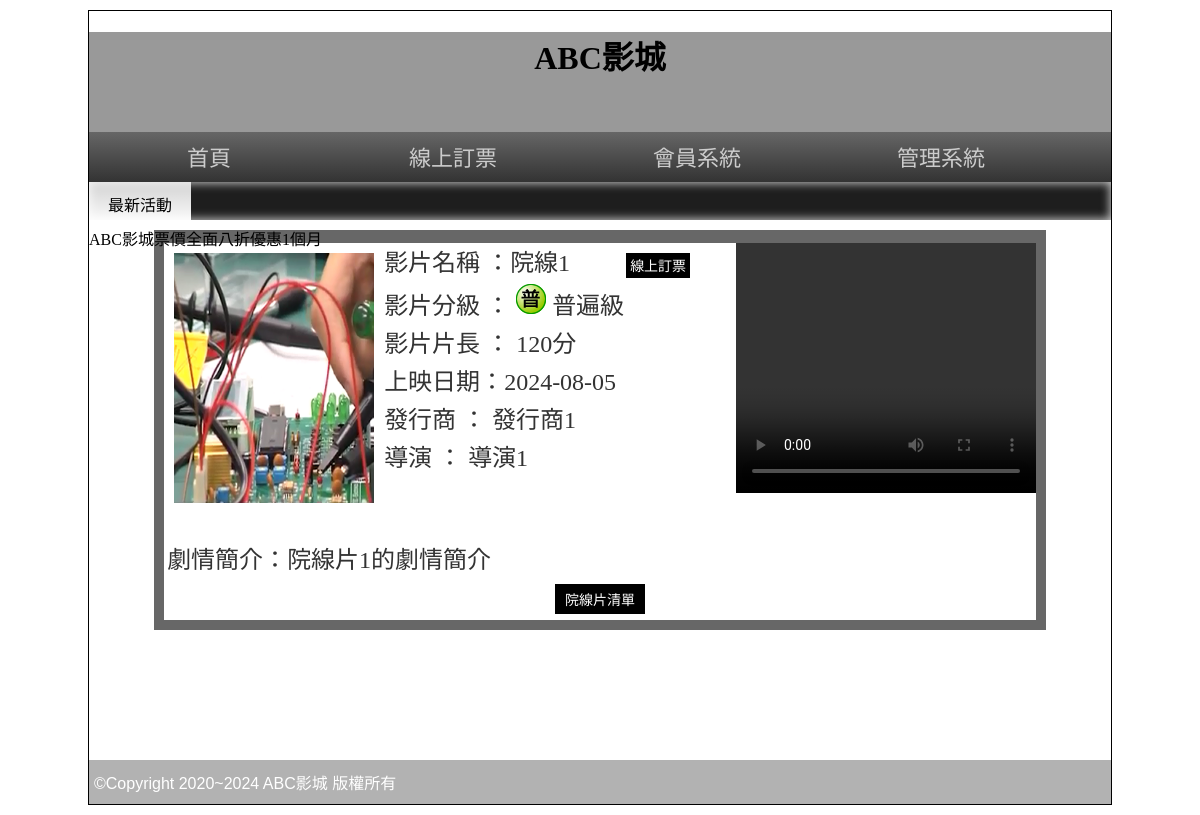
The page /?do=intro&id=1 on the database its author committed.
### tables this page shows
CREATE TABLE `movies` (
  `id` int(10) UNSIGNED NOT NULL,
  `name` text NOT NULL,
  `level` int(1) NOT NULL,
  `length` int(10) NOT NULL,
  `ondate` date NOT NULL,
  `publish` text NOT NULL,
  `director` text NOT NULL,
  `trailer` text NOT NULL,
  `poster` text NOT NULL,
  `intro` text NOT NULL,
  `sh` int(1) NOT NULL,
  `rank` int(10) NOT NULL
);

### api/base.php (called while the page is built, shortened)
<?php
$level = [
    '1' => '普遍級',
    '2' => '保護級',
    '3' => '輔導級',
    '4' => '限制級',
];
class DB
{
    protected $table;
    protected $dsn = "mysql:host=localhost;charset=utf8;dbname=db06";
    protected $pdo;
    public function __construct($table)
    {
        $this->table = $table;
        $this->pdo = new PDO($this->dsn, 'root', '');
    }
    public function find($arg)
    {
        $sql = "select * from `$this->table` ";
        if (is_array($arg)) {
            $tmp = $this->a2s($arg);
            $sql .= " where " . join(" && ", $tmp);
        } else {
            $sql .= " where `id`='$arg'";
        }
        return $this->pdo->query($sql)->fetch(PDO::FETCH_ASSOC);
    }
}
$Movie = new DB("movies");

### front/intro.php (the view)
<?php
$movie = $Movie->find($_GET['id']);
?>
<div class="tab rb" style="width:87%;">
  <div style="background:#FFF; width:100%; color:#333; text-align:left">
    <video src="images/<?= $movie['trailer']; ?>" width="300px" height="250px" controls="" style="float:right;"></video>
    <font style="font-size:24px"> <img src="images/<?= $movie['poster']; ?>" width="200px" height="250px" style="margin:10px; float:left">
      <p style="margin:3px">影片名稱 ：<?= $movie['name']; ?>
        <input type="button" value="線上訂票" onclick="location.href='?do=order&id=<?= $movie['id']; ?>'" style="margin-left:50px; padding:2px 4px" class="b2_btu">
      </p>
      <p style="margin:3px">影片分級 ： <img src="icon/03C0<?= $movie['level']; ?>.png" style="display:inline-block;">
        <?= $level[$movie['level']]; ?>
      </p>
      <p style="margin:3px">影片片長 ： <?= $movie['length']; ?>分</p>
      <p style="margin:3px">上映日期：<?= $movie['ondate']; ?></p>
      <p style="margin:3px">發行商 ： <?= $movie['publish']; ?></p>
      <p style="margin:3px">導演 ： <?= $movie['director']; ?></p>
      <br>
      <br>
      <p style="margin:10px 3px 3px 3px; word-break:break-all"> 劇情簡介：<?= $movie['intro']; ?><br>
      </p>
    </font>
    <table width="100%" border="0">
      <tbody>
        <tr>
          <td align="center"><input type="button" value="院線片清單" onclick="location.href='?do=main'"></td>
        </tr>
      </tbody>
    </table>
  </div>
</div>

### css/css.css (style rules this page uses)
body { background:url(../icon/b.png); font-family:微軟正黑體; }
input[type='button'],input[type='submit'],input[type='reset'],button,.button { min-width:50px; min-height:25px; background:#000; color:#fff; border:none; cursor:pointer; font-size:14px; text-decoration:none; padding:5px 10px; margin:3px 6px; }
.rb { background:rgba(39,39,39,0.7); color:rgba(255,255,255,0.9); }
.tab { width:80%; display:block; margin-left:auto; margin-right:auto; min-height:100px; padding:10px; }

### rows shown on the page
movies: poster (picture), name "院線1", level "普遍級", length "120", ondate "2024-08-05", publish "發行商1", director "導演1", intro "院線片1的劇情簡介"
